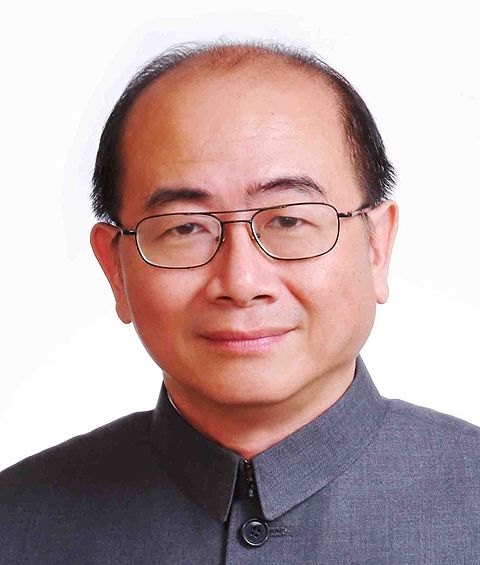
#> input picture images/sample.jpg, 480 x 565 px
$ python face.py
#> lines starting #> are read from the running program, lines starting #| are printed output that depends on the picture; after the words box and inside, x2 and y2 are one past the last pixel; in counts of white or black regions, pixels touching at a corner belong together
# -*- coding: UTF-8 -*-

import cv2
import math
import numpy
import os

cascade_dir = os.path.dirname(os.path.abspath(__file__)) + "/haarcascades/"
if __name__ == '__main__':

    # 顔判定で使うxmlファイルのインポート
    cascade_path = cascade_dir + "haarcascade_frontalface_alt.xml"
    cascade = cv2.CascadeClassifier(cascade_path)

    # 画像の読み込み
    # img_src = cv2.imread("./images/sample.jpg", 1)
    img_src = cv2.imread("./images/sample.jpg", 1)
#> img_src is the input picture: shape (565, 480, 3); mean B, G, R 167, 166.2, 188

    # 結果を保存するための変数を用意しておく。
    img_result = img_src

    # グレースケールに変換
    img_gray = cv2.cvtColor(img_src, cv2.COLOR_BGR2GRAY)
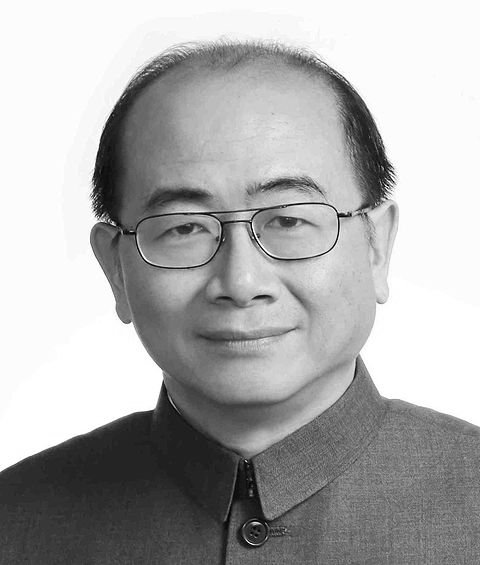
#> img_gray: shape (565, 480); min 1, max 255, mean 172.8

    #顔判定
    """
    minSize で顔判定する際の最小の四角の大きさを指定できる。
    (小さい値を指定し過ぎると顔っぽい小さなシミのような部分も判定されてしまう。)
    """
    faces  =  cascade.detectMultiScale(img_gray, scaleFactor=1.1, minNeighbors=1, minSize=(100, 100))
#> faces = [[82, 97, 314, 314]]

    # 顔があった場合
    if len(faces) > 0:

        #顔認識の枠の色
        color = (255, 0, 0)

        # 複数の顔があった場合、１つずつ四角で囲っていく
        for face in faces:

            # faceには(四角の左上のx座標, 四角の左上のy座標, 四角の横の長さ, 四角の縦の長さ) が格納されている。

            # 囲う四角の左上の座標
            coordinates = tuple(face[0:2])
            # (囲う四角の横の長さ, 囲う四角の縦の長さ)
            length = tuple(face[0:2] + face[2:4])

            # 四角で囲う処理
            cv2.rectangle(img_result, coordinates, length, color, thickness=3)
#> this loop made 1 pass
#> (face, length) on pass 1: ([82, 97, 314, 314], (396, 411))
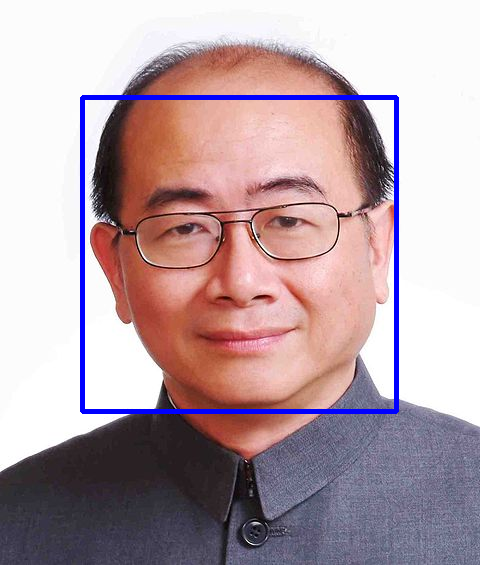
#> img_result: shape (565, 480, 3); 2.31% of pixels changed, all inside (x1, y1, x2, y2) = (80, 95, 399, 414)


    # 表示
    cv2.imwrite('images/oupput.jpg', img_result)
    # cv2.imshow("Show FACES Image", img_result)
    # cv2.waitKey(0)
    # cv2.destroyAllWindows()
